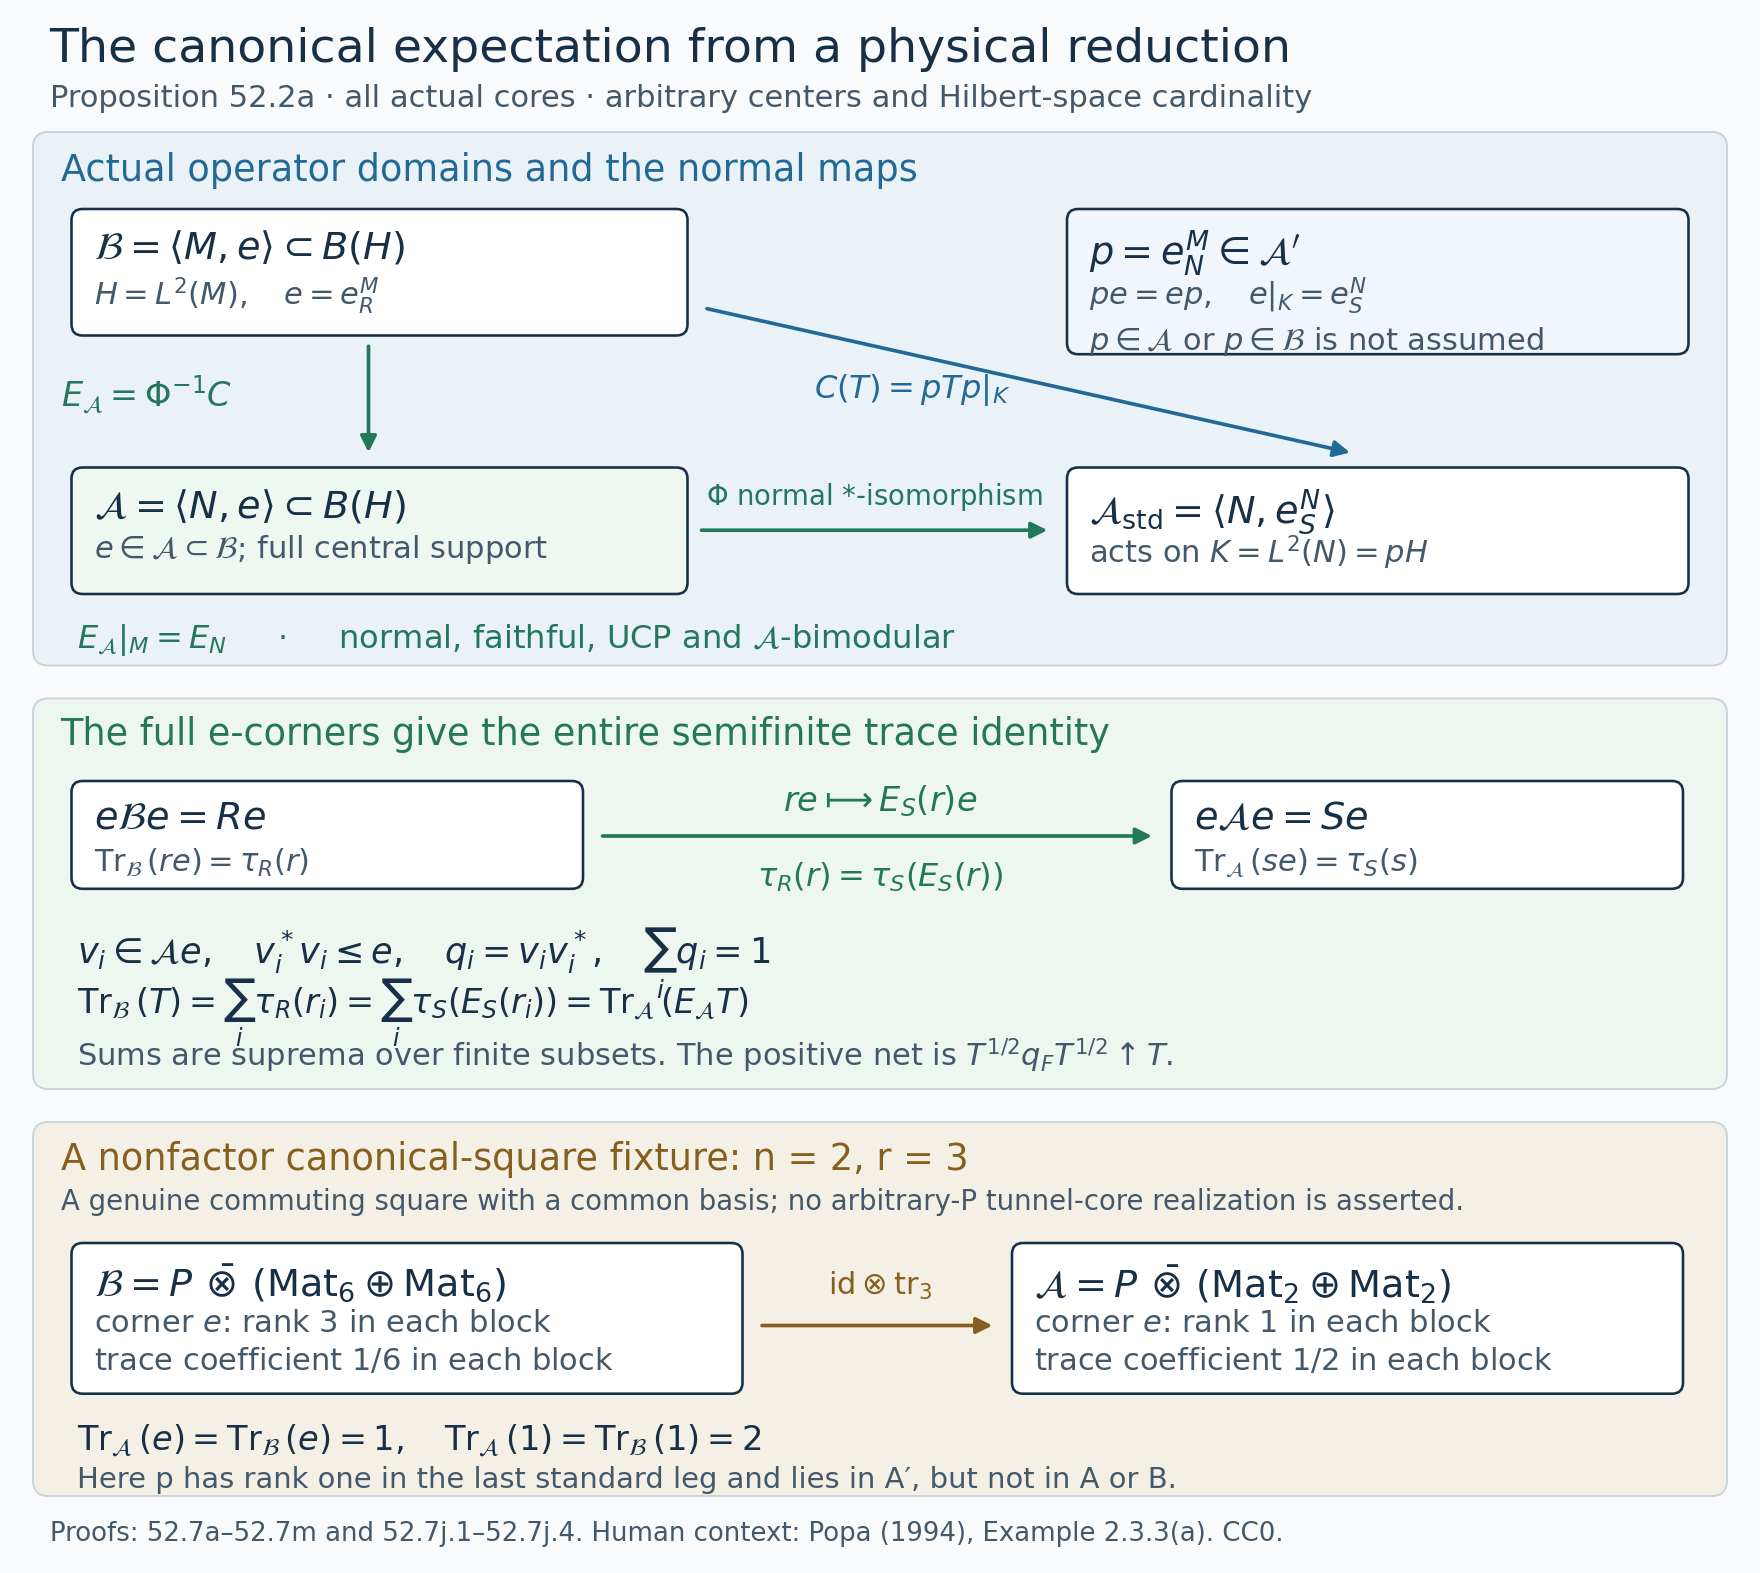

The Python source for this figure:
"""CC0 reproducible exact-domain diagram for Proposition 52.2a.

Run with Python and matplotlib to produce SVG and PNG beside this file.
Boxes and coordinates are schematic; the labels retain actual map domains.
"""
from pathlib import Path
import re
import matplotlib
matplotlib.use('Agg')
import matplotlib.pyplot as plt
from matplotlib.patches import FancyBboxPatch, FancyArrowPatch

HERE=Path(__file__).resolve().parent
plt.rcParams.update({'font.family':'DejaVu Sans','svg.hashsalt':'normal-core-extension-v28',
                     'svg.fonttype':'path','font.size':21})
W,H=1600,1430
fig=plt.figure(figsize=(16,14.3),dpi=100)
ax=fig.add_axes([0,0,1,1]); ax.set_xlim(0,W); ax.set_ylim(H,0); ax.axis('off')
fig.patch.set_facecolor('#f8fafc')
ink='#173047'; blue='#216997'; green='#23775b'; muted='#43586a'

def label(x,y,t,size=22,color=ink,align='left'):
    t=re.sub(r'\\mathcal\s+([A-Za-z])',r'\\mathcal{\1}',t)
    ax.text(x,y,t,fontsize=size,color=color,va='top',ha=align,linespacing=1.35)
def box(x,y,w,h,title,body,color='#ffffff'):
    ax.add_patch(FancyBboxPatch((x,y),w,h,boxstyle='round,pad=0,rounding_size=10',
                              facecolor=color,edgecolor=ink,linewidth=1.7))
    label(x+20,y+18,title,25)
    label(x+20,y+60,body,20,muted)
def arrow(x1,y1,x2,y2,color=blue):
    ax.add_patch(FancyArrowPatch((x1,y1),(x2,y2),arrowstyle='-|>',mutation_scale=22,
                                linewidth=2.4,color=color))
def panel(y,h,color):
    ax.add_patch(FancyBboxPatch((30,y),1540,h,boxstyle='round,pad=0,rounding_size=14',
                              facecolor=color,edgecolor='#c7d3dc',linewidth=1.2))

label(45,25,'The canonical expectation from a physical reduction',31)
label(45,76,'Proposition 52.2a · all actual cores · arbitrary centers and Hilbert-space cardinality',20,muted)

panel(120,485,'#eaf2f8')
label(55,138,'Actual operator domains and the normal maps',24,blue)
box(65,190,560,115,r'$\mathcal B=\langle M,e\rangle\subset B(H)$',r'$H=L^2(M),\quad e=e_R^M$', '#ffffff')
box(65,425,560,115,r'$\mathcal A=\langle N,e\rangle\subset B(H)$',r'$e\in\mathcal A\subset\mathcal B$; full central support', '#eef8f1')
box(970,425,565,115,r'$\mathcal A_{\rm std}=\langle N,e_S^N\rangle$',r'acts on $K=L^2(N)=pH$', '#ffffff')
arrow(335,312,335,414,green)
label(55,339,r'$E_{\mathcal A}=\Phi^{-1}C$',22,green)
arrow(635,482,955,482,green)
label(795,437,r'$\Phi$ normal *-isomorphism',18,green,'center')
arrow(640,280,1230,412,blue)
label(740,338,r'$C(T)=pTp|_K$',21,blue)
box(970,190,565,132,r'$p=e_N^M\in\mathcal A^{\prime}$',
    r'$pe=ep,\quad e|_K=e_S^N$'+'\n'+r'$p\in\mathcal A$ or $p\in\mathcal B$ is not assumed', '#f1f6fc')
label(70,565,r'$E_{\mathcal A}|_M=E_N$     ·     normal, faithful, UCP and $\mathcal A$-bimodular',21,green)

panel(635,355,'#eef6f0')
label(55,651,'The full e-corners give the entire semifinite trace identity',24,green)
box(65,710,465,98,r'$e\mathcal B e=Re$',r'$\operatorname{Tr}_{\mathcal B}(re)=\tau_R(r)$')
box(1065,710,465,98,r'$e\mathcal A e=Se$',r'$\operatorname{Tr}_{\mathcal A}(se)=\tau_S(s)$')
arrow(545,760,1050,760,green)
label(800,712,r'$re\longmapsto E_S(r)e$',22,green,'center')
label(800,782,r'$\tau_R(r)=\tau_S(E_S(r))$',21,green,'center')
label(70,841,r'$v_i\in\mathcal A e,\quad v_i^*v_i\leq e,\quad q_i=v_iv_i^*,\quad \sum_iq_i=1$',23)
label(70,888,r'$\operatorname{Tr}_{\mathcal B}(T)=\sum_i\tau_R(r_i)'
      r'=\sum_i\tau_S(E_S(r_i))=\operatorname{Tr}_{\mathcal A}(E_{\mathcal A}T)$',22)
label(70,942,r'Sums are suprema over finite subsets. The positive net is $T^{1/2}q_FT^{1/2}\uparrow T$.',20,muted)

panel(1020,340,'#f5f0e6')
label(55,1037,'A nonfactor canonical-square fixture: n = 2, r = 3',24,'#865f1c')
label(55,1080,'A genuine commuting square with a common basis; no arbitrary-P tunnel-core realization is asserted.',18,muted)
box(65,1130,610,137,r'$\mathcal B=P\,\bar\otimes\,(\mathrm{Mat}_6\oplus\mathrm{Mat}_6)$',
    r'corner $e$: rank 3 in each block'+'\n'+r'trace coefficient $1/6$ in each block')
box(920,1130,610,137,r'$\mathcal A=P\,\bar\otimes\,(\mathrm{Mat}_2\oplus\mathrm{Mat}_2)$',
    r'corner $e$: rank 1 in each block'+'\n'+r'trace coefficient $1/2$ in each block')
arrow(690,1205,905,1205,'#865f1c')
label(800,1154,r'$\mathrm{id}\otimes\mathrm{tr}_3$',20,'#865f1c','center')
label(70,1293,r'$\operatorname{Tr}_{\mathcal A}(e)=\operatorname{Tr}_{\mathcal B}(e)=1,\quad'
      r'\operatorname{Tr}_{\mathcal A}(1)=\operatorname{Tr}_{\mathcal B}(1)=2$',22)
label(70,1333,'Here p has rank one in the last standard leg and lies in A′, but not in A or B.',19,muted)

label(45,1383,'Proofs: 52.7a–52.7m and 52.7j.1–52.7j.4. Human context: Popa (1994), Example 2.3.3(a). CC0.',17,muted)
fig.savefig(HERE/'normal-core-extension-v28.svg',format='svg',metadata={'Date':None})
fig.savefig(HERE/'normal-core-extension-v28.png',format='png',dpi=110,
            metadata={'Software':'Normal canonical core expectation, CC0'})
plt.close(fig)
print('Wrote reproducible SVG and PNG; diagram coordinates are schematic.')
